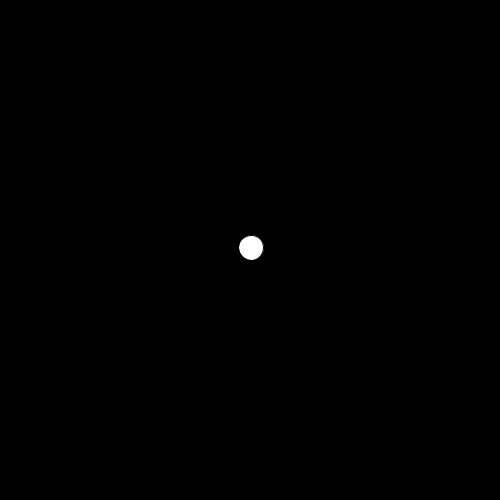
Frame 1 (no input)
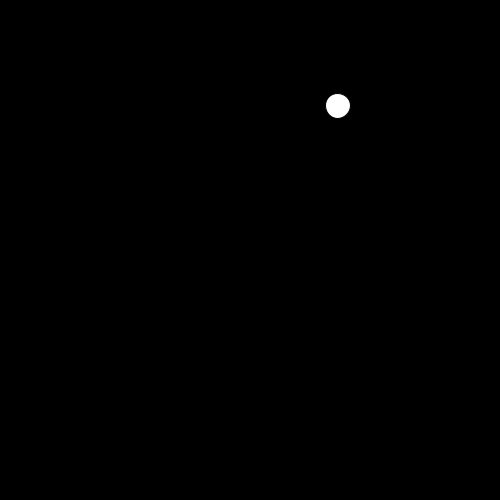
Frame 60 (the mouse pressed at the canvas centre just before this capture)
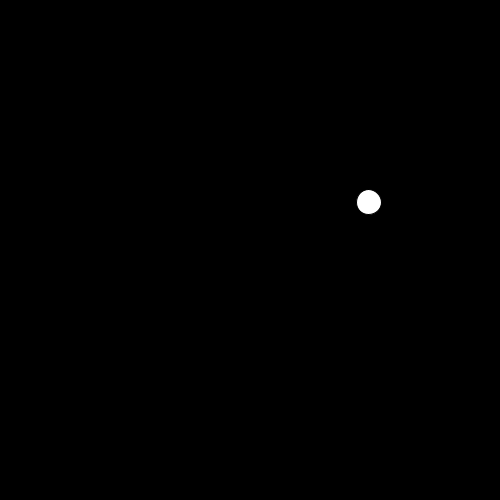
Frame 120 (the mouse held since frame 60 and released just before this capture)

The Processing sketch that drew these frames (run headless with seeded random() and noise(); from frame 60 on, the mouse is pressed at the canvas centre):

// Processing sketch: processing_8150
// ── processing_8150.pde

// Keith O'Hara <kohara@bard.edu>
// March 8 2010 Lecture

float x, y, vy, vx;
int radius = 25;

void setup()
{
  size(500, 500);
  smooth();
  x = width/2;
  y = height/2;
  vx = random(-5, 5);
  vy = random(-5, 5);
}

void draw()
{
  background(0);
  if (mousePressed)
  {
    vx = random(-5, 5);
    vy = random(-5, 5);
    x = random(radius, width-radius);
    y = random(radius, height-radius);
  }

  if (x <= radius || x >= width-radius)
  {
    background(255, 0, 0);
    vx = -1*vx;
  }

  if (y <= radius || y >= height-radius)
  {
    background(0, 0, 255);
    vy = -1*vy;
  }

  x = x + vx;
  y = y + vy;

  x = constrain(x, radius, width  - radius);
  y = constrain(y, radius, height - radius);

  ellipse(x, y, radius, radius);
}
